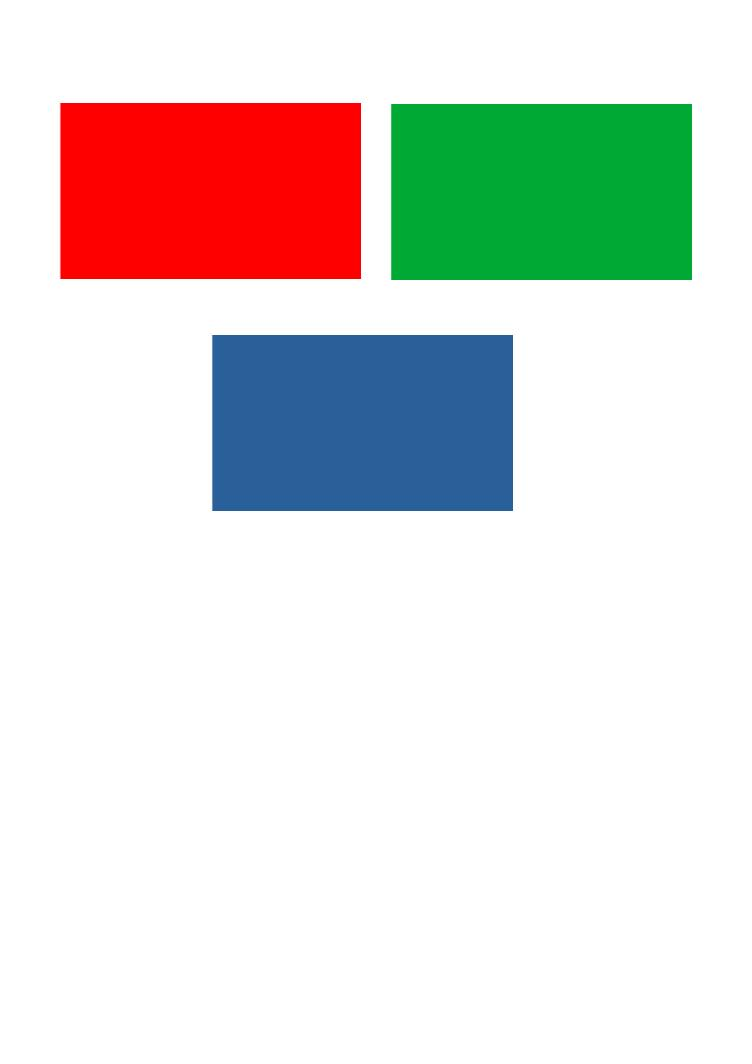
#> input picture RGB_color.jpg, 752 x 1064 px, given in place of the camera
$ python 'ball_tracking(MY CODE).py'
#> lines starting #> are read from the running program, lines starting #| are printed output that depends on the picture; after the words box and inside, x2 and y2 are one past the last pixel; in counts of white or black regions, pixels touching at a corner belong together
import cv2
import numpy as np

video = cv2.VideoCapture(1)
video.set(3 , 1080)
video.set(4 , 640)

# [14 lines of commented-out code are left out]


while True:
    ret, frame = video.read()
#> frame is the input picture: shape (1064, 752, 3); mean B, G, R 217.9, 221.8, 223.9
    frame = cv2.flip(frame,+1)
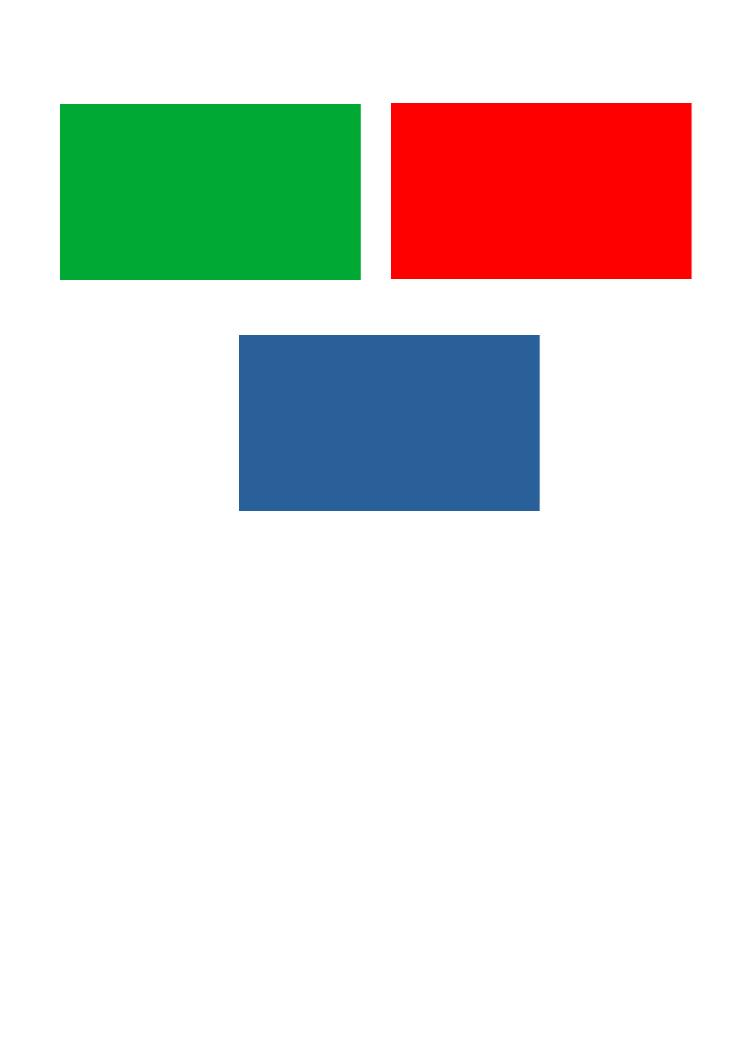
#> frame: shape (1064, 752, 3); mean B, G, R 217.9, 221.8, 223.9
    # [8 lines of commented-out code are left out]
    HSV_frame = cv2.cvtColor(frame,cv2.COLOR_BGR2HSV)
#> HSV_frame: shape (1064, 752, 3); mean H, S, V 14.1, 45.9, 242.3
    lower_value = np.array([3,118,144])
    # lower_value = np.array([h_min, s_min,val_min])
    upper_value = np.array([80,255,255])
    # upper_value = np.array([h_max,s_max, val_max])

    mask_img = cv2.inRange(HSV_frame,lower_value,upper_value)
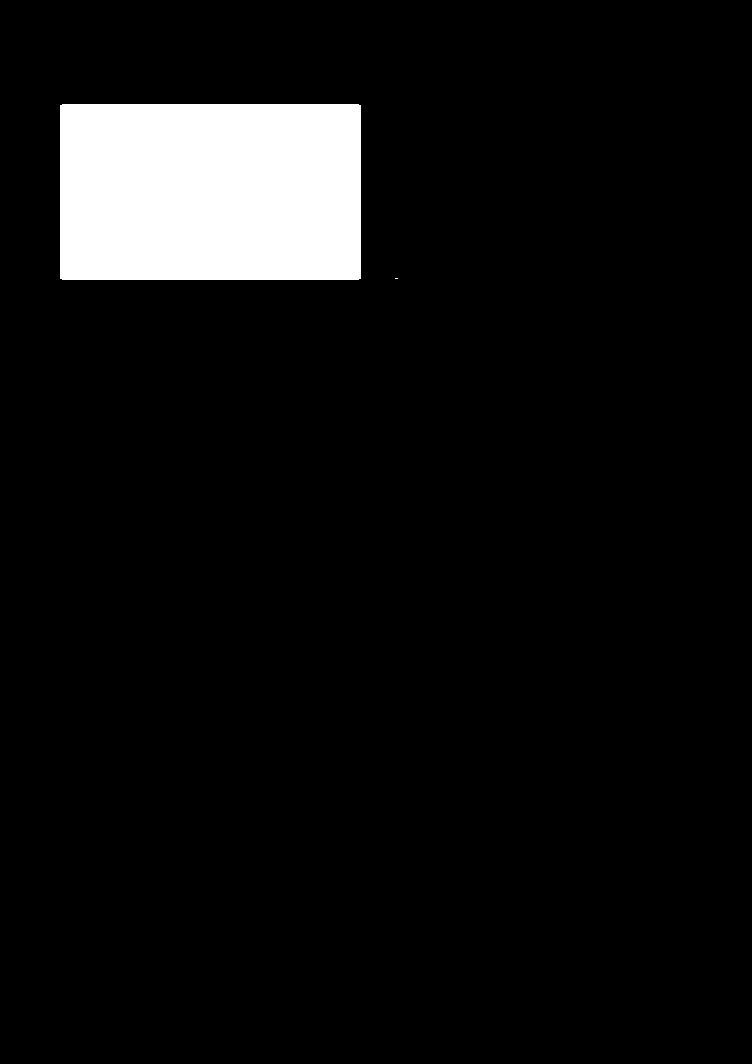
#> mask_img: shape (1064, 752); 6.6% white; 2 white regions (1 under 20 px), largest, box (x1, y1, x2, y2) and area: (60, 104, 361, 280) 52968

    clean_img = cv2.morphologyEx(mask_img,cv2.MORPH_OPEN,kernel=np.ones((3, 3), np.uint8))
#> clean_img: shape (1064, 752); 6.6% white; 1 white region

    res = cv2.bitwise_and(frame,frame,None,clean_img)
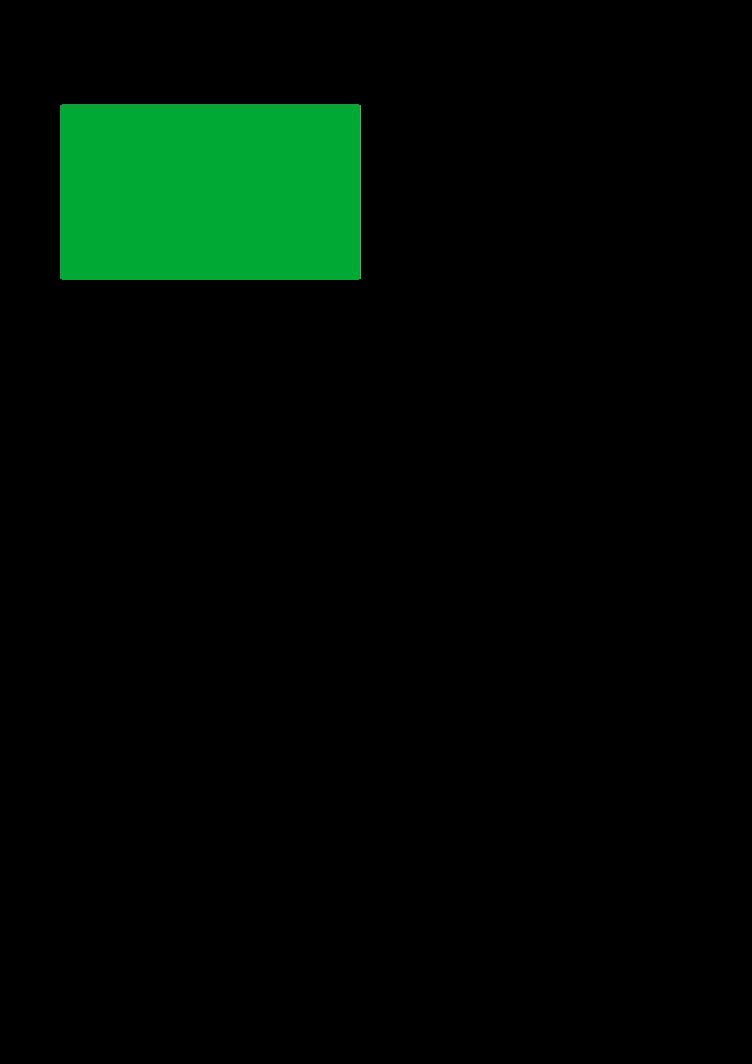
#> res: shape (1064, 752, 3); mean B, G, R 3.5, 11.2, 0.1

    contours, hierarchy = cv2.findContours(clean_img,cv2.RETR_TREE,cv2.CHAIN_APPROX_NONE)
#> contours = 1 contour; box (x1, y1, x2, y2) and area: (60, 104, 361, 280) 52494

    if len(contours) != 0:
        count = contours[0]
#> count = contour of 946 points, box (x1, y1, x2, y2) (60, 104, 361, 280), area 52494
        Moment = cv2.moments(count)
#> Moment = moments, m00 52494, centre m10/m00, m01/m00 = (210, 191.5)
        Cx = int(Moment['m10']/Moment['m00'])
#> Cx = 210
        Cy = int(Moment['m01']/Moment['m00'])
#> Cy = 191
        text2 = 'Object Detected'
        text = 'Location of object:'+'('+str(Cx)+','+str(Cy)+')'
#> text = 'Location of object:(210,191)'
        font = cv2.FONT_HERSHEY_SIMPLEX
        cv2.putText(frame,text,(220,450),font,0.9,(255,0,0),4)
        cv2.putText(frame,text2,(200,30),font,1,(0,0,255),4)
        cv2.drawContours(frame,count,-1,(0,225,0),3)
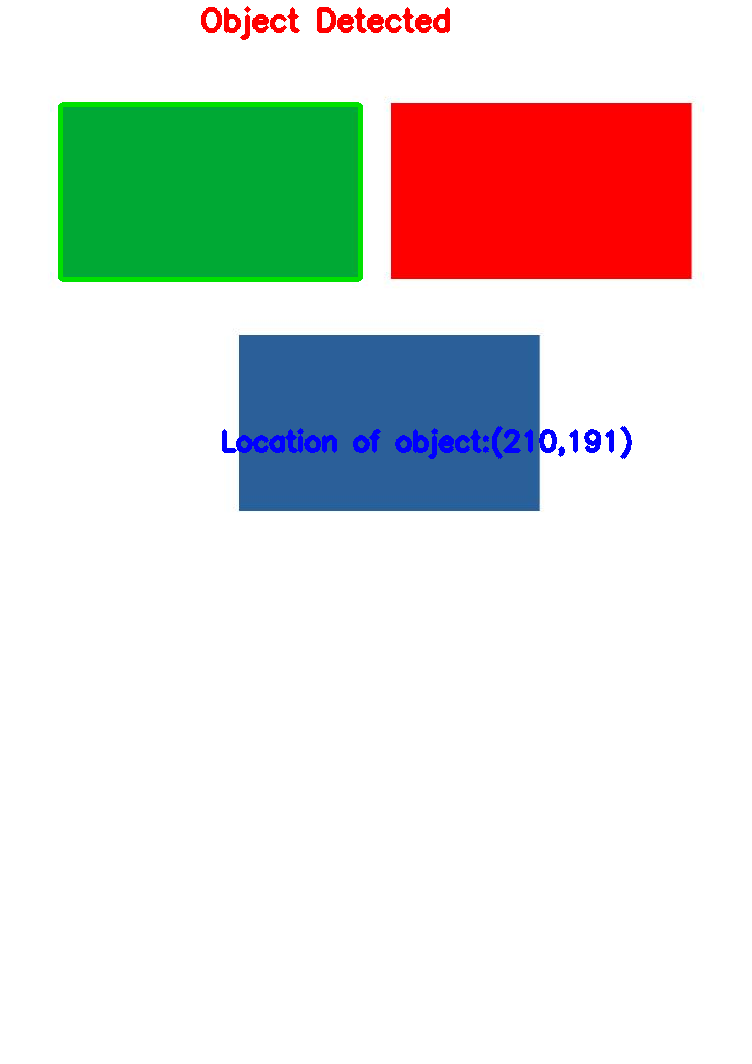
#> frame: shape (1064, 752, 3); mean B, G, R 216.5, 220.3, 222.7
    cv2.imshow('Images',frame)
    cv2.imshow('Maskimg',mask_img)
    if cv2.waitKey(1) == ord('s'):
#> (key Esc is pressed here)
        break

video.release()
cv2.destroyAllWindows()
